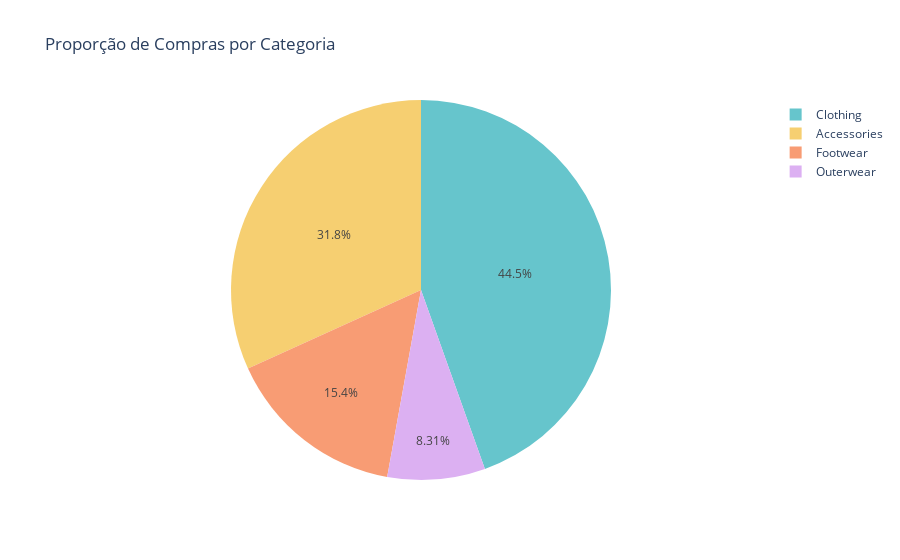

Notebook source saved alongside this figure:
### Code cell
px.pie(
    df_compras_categorias, 
    values='Proportion', 
    names=df_compras_categorias.index, 
    title='Proporção de Compras por Categoria',
    color_discrete_sequence=px.colors.qualitative.Pastel 
)

### Figure 1 — Plotly figure (JSON) as saved in the notebook; plotly's stock layout.template omitted (floating-point values rounded to 4 significant figures)
{"data": [{"domain": {"x": [0, 1], "y": [0, 1]}, "hovertemplate": "Category=%{label}<br>Proportion=%{value}<extra></extra>", "labels": ["Accessories", "Clothing", "Footwear", "Outerwear"], "legendgroup": "", "name": "", "showlegend": true, "type": "pie", "values": [31.79, 44.54, 15.36, 8.31]}], "layout": {"legend": {"tracegroupgap": 0}, "piecolorway": ["rgb(102, 197, 204)", "rgb(246, 207, 113)", "rgb(248, 156, 116)", "rgb(220, 176, 242)", "rgb(135, 197, 95)", "rgb(158, 185, 243)", "rgb(254, 136, 177)", "rgb(201, 219, 116)", "rgb(139, 224, 164)", "rgb(180, 151, 231)", "rgb(179, 179, 179)"], "title": {"text": "Proporção de Compras por Categoria"}}}
